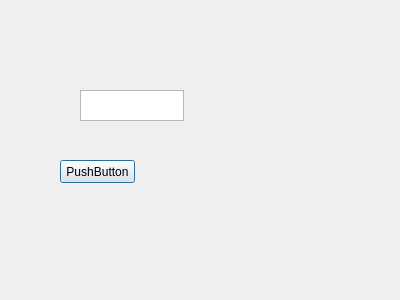
<?xml version="1.0" encoding="UTF-8"?>
<ui version="4.0">
 <class>MyDialog</class>
 <widget class="QDialog" name="MyDialog">
  <property name="geometry">
   <rect>
    <x>0</x>
    <y>0</y>
    <width>400</width>
    <height>300</height>
   </rect>
  </property>
  <property name="windowTitle">
   <string>Dialog</string>
  </property>
  <widget class="QTextEdit" name="textEdit">
   <property name="geometry">
    <rect>
     <x>80</x>
     <y>90</y>
     <width>104</width>
     <height>31</height>
    </rect>
   </property>
  </widget>
  <widget class="QPushButton" name="pushButton">
   <property name="geometry">
    <rect>
     <x>60</x>
     <y>160</y>
     <width>75</width>
     <height>23</height>
    </rect>
   </property>
   <property name="text">
    <string>PushButton</string>
   </property>
  </widget>
 </widget>
 <resources/>
 <connections/>
</ui>
